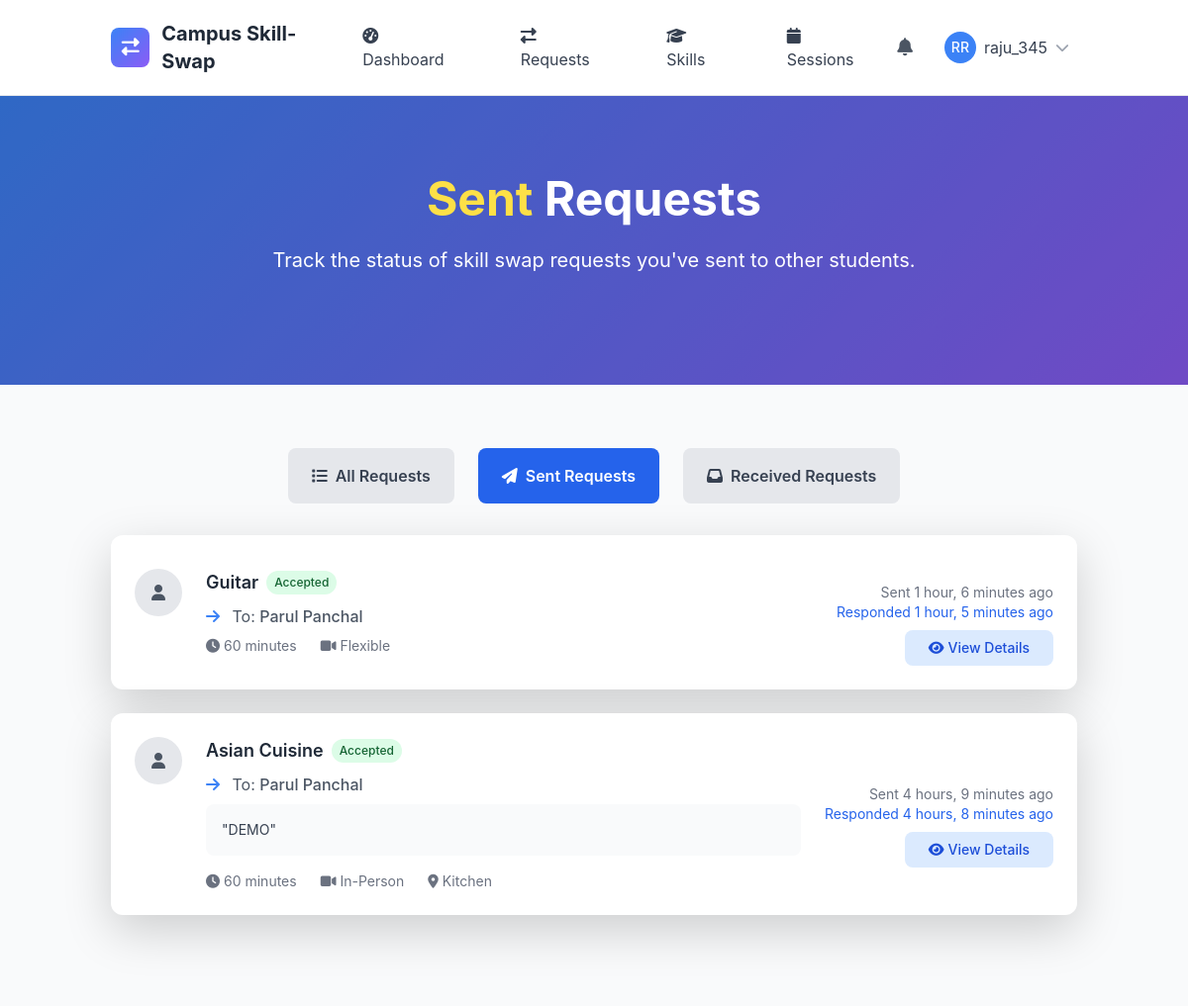
/sessions/requests/sent/ (signed in), run on the app's committed database.
### skill_sessions/models.py (models this page shows, shortened)
class SkillSwapRequest(models.Model):
    STATUS_CHOICES = [
        ('pending', 'Pending'),
        ('accepted', 'Accepted'),
        ('declined', 'Declined'),
        ('cancelled', 'Cancelled'),
        ('expired', 'Expired'),
    ]
    requester = models.ForeignKey(User, on_delete=models.CASCADE, related_name='sent_requests')
    recipient = models.ForeignKey(User, on_delete=models.CASCADE, related_name='received_requests')
    offered_skill = models.ForeignKey(OfferedSkill, on_delete=models.CASCADE, related_name='swap_requests')
    desired_skill = models.ForeignKey(DesiredSkill, on_delete=models.CASCADE, related_name='swap_requests', null=True, blank=True)
    status = models.CharField(max_length=20, choices=STATUS_CHOICES, default='pending')
    message = models.TextField(blank=True, help_text="Personal message from the requester")
    proposed_duration = models.PositiveIntegerField(default=60, help_text="Proposed session duration in minutes")
    proposed_format = models.CharField(max_length=20, choices=[
        ('online', 'Online'),
        ('in_person', 'In-Person'),
        ('flexible', 'Flexible'),
    ], default='flexible')
    proposed_location = models.CharField(max_length=200, blank=True, help_text="For in-person sessions")
    created_at = models.DateTimeField(auto_now_add=True)
    updated_at = models.DateTimeField(auto_now=True)
    expires_at = models.DateTimeField()
    responded_at = models.DateTimeField(null=True, blank=True)
    response_message = models.TextField(blank=True)
    class Meta:
        ordering = ['-created_at']
        db_table = 'swaprequest'

### skills/models.py (models this page shows, shortened)
class OfferedSkill(models.Model):
    PROFICIENCY_LEVELS = [
        ('beginner', 'Beginner'),
        ('intermediate', 'Intermediate'),
        ('advanced', 'Advanced'),
        ('expert', 'Expert'),
    ]
    user = models.ForeignKey(User, on_delete=models.CASCADE, related_name='offered_skills')
    skill = models.ForeignKey(Skill, on_delete=models.CASCADE, related_name='offered_by_users')
    proficiency_level = models.CharField(max_length=20, choices=PROFICIENCY_LEVELS)
    description = models.TextField(blank=True, help_text="Describe your experience with this skill")
    years_of_experience = models.PositiveIntegerField(default=0)
    is_active = models.BooleanField(default=True)
    teaching_preference = models.CharField(max_length=20, choices=[
        ('online', 'Online Only'),
        ('in_person', 'In-Person Only'),
        ('both', 'Both Online and In-Person'),
    ], default='both')
    max_students_per_session = models.PositiveIntegerField(default=1)
    created_at = models.DateTimeField(auto_now_add=True)
    updated_at = models.DateTimeField(auto_now=True)
    total_sessions = models.PositiveIntegerField(default=0)
    average_rating = models.FloatField(default=0.0)
    class Meta:
        ordering = ['-created_at']
        unique_together = ['user', 'skill']
        db_table = 'offeredskill'

class Skill(models.Model):
    name = models.CharField(max_length=100)
    category = models.ForeignKey(SkillCategory, on_delete=models.CASCADE, related_name='skills')
    description = models.TextField(blank=True)
    is_popular = models.BooleanField(default=False)
    created_at = models.DateTimeField(auto_now_add=True)
    updated_at = models.DateTimeField(auto_now=True)
    class Meta:
        ordering = ['category__name', 'name']
        unique_together = ['name', 'category']

### skill_sessions/views.py (the view)
# urls.py: path('requests/sent/', views.SentRequestListView.as_view(), name='sent_requests'),
class SentRequestListView(LoginRequiredMixin, ListView):
    model = SkillSwapRequest
    template_name = 'skill_sessions/sent_requests.html'
    context_object_name = 'requests'
    def get_queryset(self):
        return SkillSwapRequest.objects.filter(
            requester=self.request.user
        ).select_related('recipient', 'offered_skill')

### templates/skill_sessions/sent_requests.html (shortened to what this page needs)
{% extends 'base.html' %}
{% load static %}
{% block content %}
<section class="gradient-bg relative overflow-hidden">
    <div class="absolute inset-0 bg-black opacity-20"></div>
    <div class="relative container mx-auto px-4 py-20">
        <div class="text-center text-white">
            <h1 class="text-4xl lg:text-5xl font-bold mb-6 leading-tight">
                <span class="text-yellow-300">Sent</span> Requests
            </h1>
            <p class="text-lg lg:text-xl mb-8 max-w-3xl mx-auto">
                Track the status of skill swap requests you've sent to other students.
            </p>
        </div>
    </div>
</section>
<section class="py-16 bg-gray-50">
    <div class="container mx-auto px-4">
        <div class="mb-8">
            <div class="flex flex-wrap gap-4 justify-center">
                <a href="{% url 'skill_sessions:request_list' %}"
                   class="px-6 py-3 bg-gray-200 text-gray-700 rounded-lg font-semibold hover:bg-gray-300 transition-colors">
                    <i class="fas fa-list mr-2"></i>All Requests
                </a>
                <a href="{% url 'skill_sessions:sent_requests' %}"
                   class="px-6 py-3 bg-blue-600 text-white rounded-lg font-semibold hover:bg-blue-700 transition-colors">
                    <i class="fas fa-paper-plane mr-2"></i>Sent Requests
                </a>
                <a href="{% url 'skill_sessions:received_requests' %}"
                   class="px-6 py-3 bg-gray-200 text-gray-700 rounded-lg font-semibold hover:bg-gray-300 transition-colors">
                    <i class="fas fa-inbox mr-2"></i>Received Requests
                </a>
            </div>
        </div>
        {% if requests %}
            <div class="space-y-6">
                {% for request in requests %}
                    <div class="bg-white rounded-xl shadow-lg p-6 hover:shadow-xl transition-shadow">
                        <div class="flex flex-col lg:flex-row lg:items-center lg:justify-between">
                            <div class="flex-1">
                                <div class="flex items-start gap-4">
                                    <div class="w-12 h-12 bg-gray-200 rounded-full flex items-center justify-center">
                                        {% if request.recipient.profile.profile_picture %}
                                            <img src="{{ request.recipient.profile.profile_picture.url }}"
                                                 alt="{{ request.recipient.username }}"
                                                 class="w-12 h-12 rounded-full object-cover">
                                        {% else %}
                                            <i class="fas fa-user text-gray-600"></i>
                                        {% endif %}
                                    </div>
                                    <div class="flex-1">
                                        <div class="flex items-center gap-2 mb-2">
                                            <h3 class="text-lg font-semibold text-gray-800">
                                                {{ request.offered_skill.skill.name }}
                                            </h3>
                                            <span class="px-2 py-1 text-xs font-medium rounded-full
                                                {% if request.status == 'pending' %}bg-yellow-100 text-yellow-800
                                                {% elif request.status == 'accepted' %}bg-green-100 text-green-800
                                                {% elif request.status == 'declined' %}bg-red-100 text-red-800
                                                {% else %}bg-gray-100 text-gray-800{% endif %}">
                                                {{ request.get_status_display }}
                                            </span>
                                        </div>
                                        <p class="text-gray-600 mb-2">
                                            <i class="fas fa-arrow-right text-blue-500 mr-2"></i>
                                            To: <span class="font-medium">{{ request.recipient.get_full_name|default:request.recipient.username }}</span>
                                        </p>
                                        {% if request.message %}
                                            <p class="text-gray-700 text-sm bg-gray-50 p-3 rounded-lg mb-3">
                                                "{{ request.message }}"
                                            </p>
                                        {% endif %}
                                        <div class="flex flex-wrap gap-4 text-sm text-gray-500">
                                            <span><i class="fas fa-clock mr-1"></i>{{ request.proposed_duration }} minutes</span>
                                            <span><i class="fas fa-{{ request.proposed_format|yesno:'video,map-marker' }} mr-1"></i>{{ request.get_proposed_format_display }}</span>
                                            {% if request.proposed_location %}
                                                <span><i class="fas fa-location-dot mr-1"></i>{{ request.proposed_location }}</span>
                                            {% endif %}
                                        </div>
                                    </div>
                                </div>
                            </div>
                            <div class="mt-4 lg:mt-0 lg:ml-6 flex flex-col items-end gap-2">
                                <div class="text-sm text-gray-500 text-right">
                                    <div>Sent {{ request.created_at|timesince }} ago</div>
                                    {% if request.responded_at %}
                                        <div class="text-blue-600">
                                            Responded {{ request.responded_at|timesince }} ago
                                        </div>
                                    {% elif request.expires_at %}
                                        <div class="text-orange-600">
                                            Expires {{ request.expires_at|timeuntil }}
                                        </div>
                                    {% endif %}
                                </div>
                                <div class="flex gap-2">
                                    <a href="{% url 'skill_sessions:request_detail' request.pk %}"
                                       class="px-4 py-2 bg-blue-100 text-blue-700 rounded-lg text-sm font-medium hover:bg-blue-200 transition-colors">
                                        <i class="fas fa-eye mr-1"></i>View Details
                                    </a>
                                </div>
                            </div>
                        </div>
                    </div>
                {% endfor %}
            </div>
        {% endif %}
    </div>
</section>
{% endblock %}

### templates/base.html (shortened to what this page needs)
{% load static %}
<!DOCTYPE html>
<html lang="en" class="h-full">
<head>
    <script src="https://cdn.tailwindcss.com"></script>
    <link href="https://cdn.jsdelivr.net/npm/bootstrap@5.3.2/dist/css/bootstrap.min.css" rel="stylesheet">
    <link rel="stylesheet" href="https://cdnjs.cloudflare.com/ajax/libs/font-awesome/6.5.1/css/all.min.css">
</head>
<body class="bg-gray-50 h-full">
    <nav class="bg-white shadow-lg border-b">
        <div class="container mx-auto px-4">
            <div class="flex justify-between items-center py-3">
                <div class="flex items-center space-x-3">
                    <div class="w-10 h-10 gradient-bg rounded-lg flex items-center justify-center">
                        <i class="fas fa-exchange-alt text-white text-lg"></i>
                    </div>
                    <a href="{% url 'core:home' %}" class="text-xl font-bold text-gray-800 hover:text-blue-600 transition-colors">
                        Campus Skill-Swap
                    </a>
                </div>
                <div class="hidden md:flex items-center space-x-6">
                    {% if user.is_authenticated %}
                        <a href="{% url 'core:dashboard' %}" class="nav-link px-3 py-2 text-gray-700 hover:text-blue-600 transition-colors">
                            <i class="fas fa-tachometer-alt mr-2"></i>Dashboard
                        </a>
                        <a href="{% url 'core:requests' %}" class="nav-link px-3 py-2 text-gray-700 hover:text-blue-600 transition-colors">
                            <i class="fas fa-exchange-alt mr-2"></i>Requests
                        </a>
                        <a href="{% url 'skills:skill_list' %}" class="nav-link px-3 py-2 text-gray-700 hover:text-blue-600 transition-colors">
                            <i class="fas fa-graduation-cap mr-2"></i>Skills
                        </a>
                        <a href="{% url 'skill_sessions:session_management' %}" class="nav-link px-3 py-2 text-gray-700 hover:text-blue-600 transition-colors">
                            <i class="fas fa-calendar mr-2"></i>Sessions
                        </a>
                    {% endif %}
                </div>
                <div class="flex items-center space-x-4">
                    {% if user.is_authenticated %}
                        <div class="relative">
                            <button id="notificationBtn" class="relative p-2 text-gray-600 hover:text-blue-600 transition-colors">
                                <i class="fas fa-bell text-lg"></i>
                            </button>
                        </div>
                        <div class="relative">
                            <button id="userMenuBtn" class="flex items-center space-x-2 p-2 rounded-lg hover:bg-gray-100 transition-colors">
                                {% if user.profile.profile_picture %}
                                    <img src="{{ user.profile.profile_picture.url }}" alt="Profile" class="w-8 h-8 rounded-full">
                                {% else %}
                                    <div class="w-8 h-8 bg-blue-500 rounded-full flex items-center justify-center">
                                        <span class="text-white text-sm font-medium">{{ user.first_name|first|upper }}{{ user.last_name|first|upper }}</span>
                                    </div>
                                {% endif %}
                                <span class="hidden md:block text-gray-700">{{ user.username}}</span>
                                <i class="fas fa-chevron-down text-gray-400 text-sm"></i>
                            </button>
                        </div>
                    {% endif %}
                </div>
            </div>
        </div>
    </nav>
    <main class="min-h-screen">
        {% block content %}{% endblock %}
    </main>
</body>
</html>

### templates/base.html (style rules this page uses)
:root { --primary-color: #3B82F6; --secondary-color: #10B981; --accent-color: #8B5CF6; --warning-color: #F59E0B; --danger-color: #EF4444; }
body { font-family: 'Inter', -apple-system, BlinkMacSystemFont, sans-serif; }
.gradient-bg { background: linear-gradient(135deg, var(--primary-color) 0%, var(--accent-color) 100%); }

### data on the page
SkillSwapRequest: offered_skill.skill.name "Guitar", status "Accepted", recipient.get_full_name "Parul Panchal", proposed_duration "60", proposed_format "Flexible", created_at "1 hour, 6 minutes", responded_at "1 hour, 5 minutes"
SkillSwapRequest: offered_skill.skill.name "Asian Cuisine", status "Accepted", recipient.get_full_name "Parul Panchal", message "DEMO", proposed_duration "60", proposed_format "In-Person", proposed_location "Kitchen", created_at "4 hours, 9 minutes", responded_at "4 hours, 8 minutes"

### other printed values
{{ user.first_name|first|upper }} "R"
{{ user.last_name|first|upper }} "R"
{{ user.username }} "raju_345"
